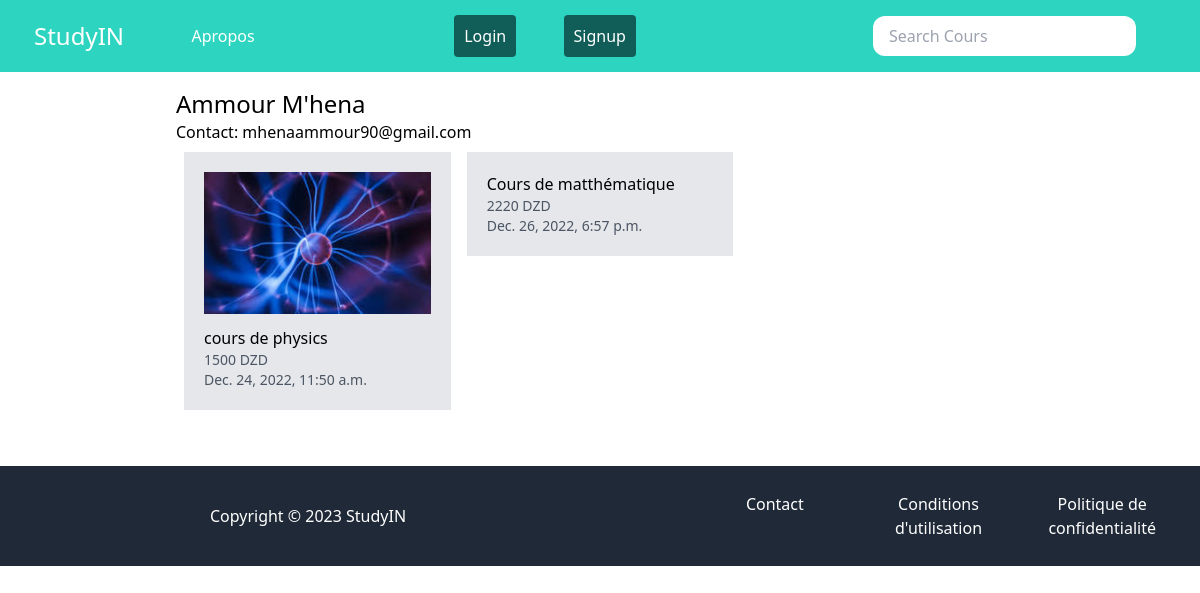
Page /annonceur/1/ on the committed database.
### espaceannonce/models.py (models this page shows, shortened)
class Annonce(models.Model):
    title = models.CharField(max_length=50)
    slug = models.SlugField(max_length=50)
    user = models.ForeignKey(User, related_name='annonces', on_delete=models.CASCADE)
    category = models.ForeignKey(Category, related_name='annonces', on_delete=models.CASCADE)
    modalite = models.ForeignKey(Modalité, related_name='annonces', on_delete=models.CASCADE)
    wilaya = models.ForeignKey(Wilaya, related_name='annonces', on_delete=models.CASCADE)
    theme = models.ForeignKey(Theme, related_name='annonces', on_delete=models.CASCADE)
    image = models.ImageField(upload_to='uploads/annoces_images/', blank=True, null=True)
    thumbnail = models.ImageField(upload_to='uploads/annoces_images/thumbnail', blank=True, null=True)
    commune = models.ForeignKey(Commune, related_name='annonces', on_delete=models.CASCADE)
    tarif = models.IntegerField()
    addresse = models.TextField(blank=False, max_length=70, default="")
    description = models.TextField(blank=True)
    date_pub = models.DateTimeField(auto_now_add=True)
    date_modif=models.DateTimeField(auto_now=True)

### userprofile/views.py (the view)
# urls.py: path('annonceur/<int:pk>/', views.annonceur_detail,name='annonceur_detail'),
def annonceur_detail(request,pk):
    user=User.objects.get(pk=pk)
    return render(request,"userprofile/annonceur_detail.html",{'user':user})

### userprofile/templates/userprofile/annonceur_detail.html (shortened to what this page needs)
{%extends 'core/base.html'%}
{% block content %}
    <h1 class="text-2xl">{{user.first_name}} {{user.last_name}}<h1>
        <h1 class="text-0xl">Contact: {{user.email}}<h1>
        <div class="flex flex-wrap">
            {%for annonce in user.annonces.all%}
                <div class="annonce w-1/3 p-2">
                    <div class="p-5 bg-gray-200">
                        <a href="{%url 'edit_annonce' annonce.pk%}">
                            {%if annonce.image%}
                                <div class="image mb-3">
                                    <img src="{{annonce.image.url}}" alt="image of {{annonce.title}}">
                                </div>
                            {%endif%}
                            <h2 claas="text-xl" >{{annonce.title}}</h2>
                            <p class="text-sm text-gray-600">{{annonce.tarif}} DZD</p>
                            <p class="text-sm text-gray-600">{{annonce.date_pub}} </p>
                        </a>
                    </div>
                </div>
            {%endfor%}
        </div>
{% endblock  %}

### static/css/offers.css (style rules this page uses)
body { min-height: 500px; }

### rows in the picture
Annonce: image (picture), title "cours de physics", tarif "1500", date_pub "Dec. 24, 2022, 11:50 a.m."
Annonce: title "Cours de matthématique", tarif "2220", date_pub "Dec. 26, 2022, 6:57 p.m."

### other values in the picture
{{ user.first_name }} "Ammour"
{{ user.last_name }} "M'hena"
{{ user.email }} "mhenaammour90@gmail.com"
